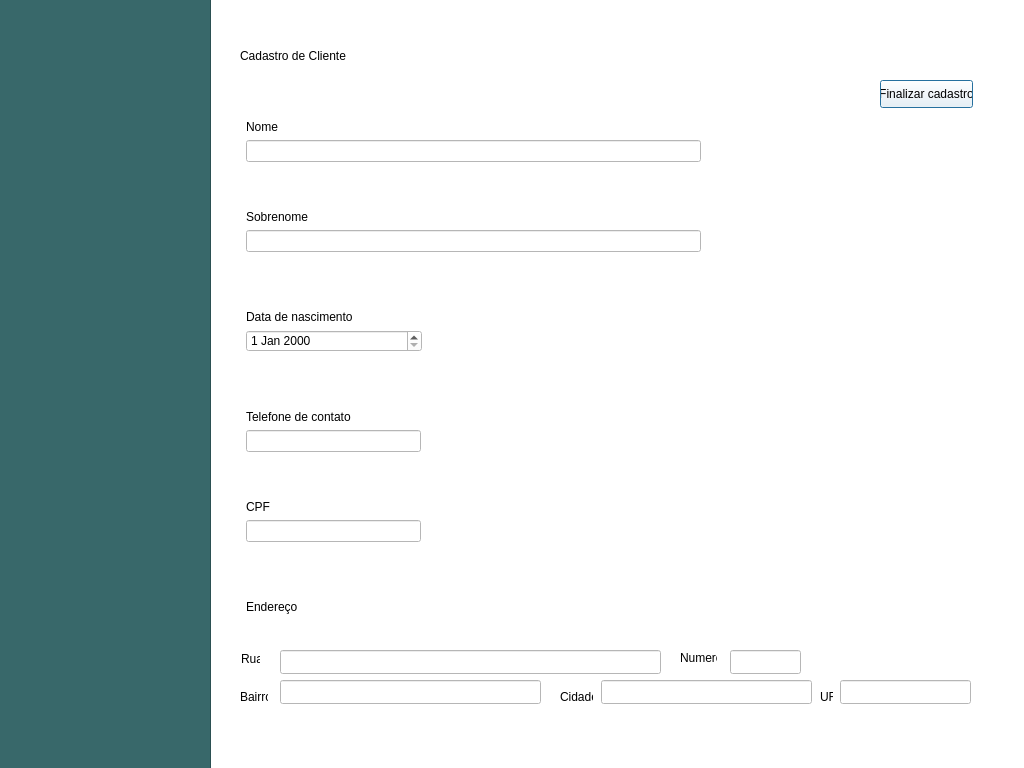
<?xml version="1.0" encoding="UTF-8"?>
<ui version="4.0">
 <class>Dialog</class>
 <widget class="QDialog" name="Dialog">
  <property name="geometry">
   <rect>
    <x>0</x>
    <y>0</y>
    <width>1024</width>
    <height>768</height>
   </rect>
  </property>
  <property name="windowTitle">
   <string>Dialog</string>
  </property>
  <property name="styleSheet">
   <string notr="true">background-color: rgb(255, 255, 255);</string>
  </property>
  <property name="sizeGripEnabled">
   <bool>false</bool>
  </property>
  <property name="modal">
   <bool>true</bool>
  </property>
  <widget class="QFrame" name="frame">
   <property name="geometry">
    <rect>
     <x>-40</x>
     <y>-10</y>
     <width>251</width>
     <height>781</height>
    </rect>
   </property>
   <property name="styleSheet">
    <string notr="true">background-color: rgb(56, 104, 106);</string>
   </property>
   <property name="frameShape">
    <enum>QFrame::StyledPanel</enum>
   </property>
   <property name="frameShadow">
    <enum>QFrame::Raised</enum>
   </property>
  </widget>
  <widget class="QLabel" name="label">
   <property name="geometry">
    <rect>
     <x>240</x>
     <y>30</y>
     <width>341</width>
     <height>51</height>
    </rect>
   </property>
   <property name="styleSheet">
    <string notr="true">font: 75 24pt &quot;Segoe UI&quot;;</string>
   </property>
   <property name="text">
    <string>Cadastro de Cliente</string>
   </property>
  </widget>
  <widget class="QWidget" name="formLayoutWidget">
   <property name="geometry">
    <rect>
     <x>240</x>
     <y>120</y>
     <width>461</width>
     <height>61</height>
    </rect>
   </property>
   <layout class="QFormLayout" name="formLayout">
    <item row="0" column="1">
     <widget class="QLabel" name="label_2">
      <property name="styleSheet">
       <string notr="true">font: 12pt &quot;Segoe UI&quot;;</string>
      </property>
      <property name="text">
       <string>Nome</string>
      </property>
     </widget>
    </item>
    <item row="1" column="1">
     <widget class="QLineEdit" name="input_nome"/>
    </item>
   </layout>
  </widget>
  <widget class="QWidget" name="formLayoutWidget_2">
   <property name="geometry">
    <rect>
     <x>240</x>
     <y>210</y>
     <width>461</width>
     <height>61</height>
    </rect>
   </property>
   <layout class="QFormLayout" name="formLayout_2">
    <item row="0" column="1">
     <widget class="QLabel" name="label_3">
      <property name="styleSheet">
       <string notr="true">font: 12pt &quot;Segoe UI&quot;;</string>
      </property>
      <property name="text">
       <string>Sobrenome</string>
      </property>
     </widget>
    </item>
    <item row="1" column="1">
     <widget class="QLineEdit" name="input_sobrenome"/>
    </item>
   </layout>
  </widget>
  <widget class="QWidget" name="formLayoutWidget_3">
   <property name="geometry">
    <rect>
     <x>240</x>
     <y>310</y>
     <width>182</width>
     <height>59</height>
    </rect>
   </property>
   <layout class="QFormLayout" name="formLayout_3">
    <item row="0" column="1">
     <widget class="QLabel" name="label_4">
      <property name="styleSheet">
       <string notr="true">font: 12pt &quot;Segoe UI&quot;;</string>
      </property>
      <property name="text">
       <string>Data de nascimento</string>
      </property>
     </widget>
    </item>
    <item row="1" column="1">
     <widget class="QDateEdit" name="input_date"/>
    </item>
   </layout>
  </widget>
  <widget class="QWidget" name="formLayoutWidget_4">
   <property name="geometry">
    <rect>
     <x>240</x>
     <y>410</y>
     <width>181</width>
     <height>61</height>
    </rect>
   </property>
   <layout class="QFormLayout" name="formLayout_4">
    <item row="0" column="1">
     <widget class="QLabel" name="label_5">
      <property name="styleSheet">
       <string notr="true">font: 12pt &quot;Segoe UI&quot;;</string>
      </property>
      <property name="text">
       <string>Telefone de contato</string>
      </property>
     </widget>
    </item>
    <item row="1" column="1">
     <widget class="QLineEdit" name="input_telefone"/>
    </item>
   </layout>
  </widget>
  <widget class="QWidget" name="formLayoutWidget_5">
   <property name="geometry">
    <rect>
     <x>240</x>
     <y>500</y>
     <width>181</width>
     <height>61</height>
    </rect>
   </property>
   <layout class="QFormLayout" name="formLayout_5">
    <item row="0" column="1">
     <widget class="QLabel" name="label_6">
      <property name="styleSheet">
       <string notr="true">font: 12pt &quot;Segoe UI&quot;;</string>
      </property>
      <property name="text">
       <string>CPF</string>
      </property>
     </widget>
    </item>
    <item row="1" column="1">
     <widget class="QLineEdit" name="input_cpf"/>
    </item>
   </layout>
  </widget>
  <widget class="QWidget" name="formLayoutWidget_6">
   <property name="geometry">
    <rect>
     <x>240</x>
     <y>600</y>
     <width>90</width>
     <height>30</height>
    </rect>
   </property>
   <layout class="QFormLayout" name="formLayout_6">
    <item row="0" column="1">
     <widget class="QLabel" name="label_7">
      <property name="styleSheet">
       <string notr="true">font: 12pt &quot;Segoe UI&quot;;</string>
      </property>
      <property name="text">
       <string>Endereço</string>
      </property>
     </widget>
    </item>
   </layout>
  </widget>
  <widget class="QPushButton" name="pushButton">
   <property name="geometry">
    <rect>
     <x>880</x>
     <y>80</y>
     <width>93</width>
     <height>28</height>
    </rect>
   </property>
   <property name="text">
    <string>Finalizar cadastro</string>
   </property>
  </widget>
  <widget class="QLabel" name="label_11">
   <property name="geometry">
    <rect>
     <x>560</x>
     <y>690</y>
     <width>33</width>
     <height>13</height>
    </rect>
   </property>
   <property name="text">
    <string>Cidade</string>
   </property>
  </widget>
  <widget class="QLabel" name="label_12">
   <property name="geometry">
    <rect>
     <x>820</x>
     <y>690</y>
     <width>13</width>
     <height>13</height>
    </rect>
   </property>
   <property name="text">
    <string>UF</string>
   </property>
  </widget>
  <widget class="QLineEdit" name="input_rua">
   <property name="geometry">
    <rect>
     <x>280</x>
     <y>650</y>
     <width>381</width>
     <height>24</height>
    </rect>
   </property>
  </widget>
  <widget class="QLabel" name="label_9">
   <property name="geometry">
    <rect>
     <x>680</x>
     <y>650</y>
     <width>37</width>
     <height>16</height>
    </rect>
   </property>
   <property name="text">
    <string>Numero</string>
   </property>
  </widget>
  <widget class="QLineEdit" name="input_numero">
   <property name="geometry">
    <rect>
     <x>730</x>
     <y>650</y>
     <width>71</width>
     <height>24</height>
    </rect>
   </property>
  </widget>
  <widget class="QLabel" name="label_10">
   <property name="geometry">
    <rect>
     <x>240</x>
     <y>690</y>
     <width>28</width>
     <height>13</height>
    </rect>
   </property>
   <property name="text">
    <string>Bairro</string>
   </property>
  </widget>
  <widget class="QLabel" name="label_8">
   <property name="geometry">
    <rect>
     <x>241</x>
     <y>651</y>
     <width>19</width>
     <height>16</height>
    </rect>
   </property>
   <property name="text">
    <string>Rua</string>
   </property>
  </widget>
  <widget class="QLineEdit" name="input_uf">
   <property name="geometry">
    <rect>
     <x>840</x>
     <y>680</y>
     <width>131</width>
     <height>24</height>
    </rect>
   </property>
  </widget>
  <widget class="QLineEdit" name="input_bairro">
   <property name="geometry">
    <rect>
     <x>280</x>
     <y>680</y>
     <width>261</width>
     <height>24</height>
    </rect>
   </property>
  </widget>
  <widget class="QLineEdit" name="input_cidade">
   <property name="geometry">
    <rect>
     <x>601</x>
     <y>680</y>
     <width>211</width>
     <height>24</height>
    </rect>
   </property>
  </widget>
 </widget>
 <resources/>
 <connections/>
</ui>
